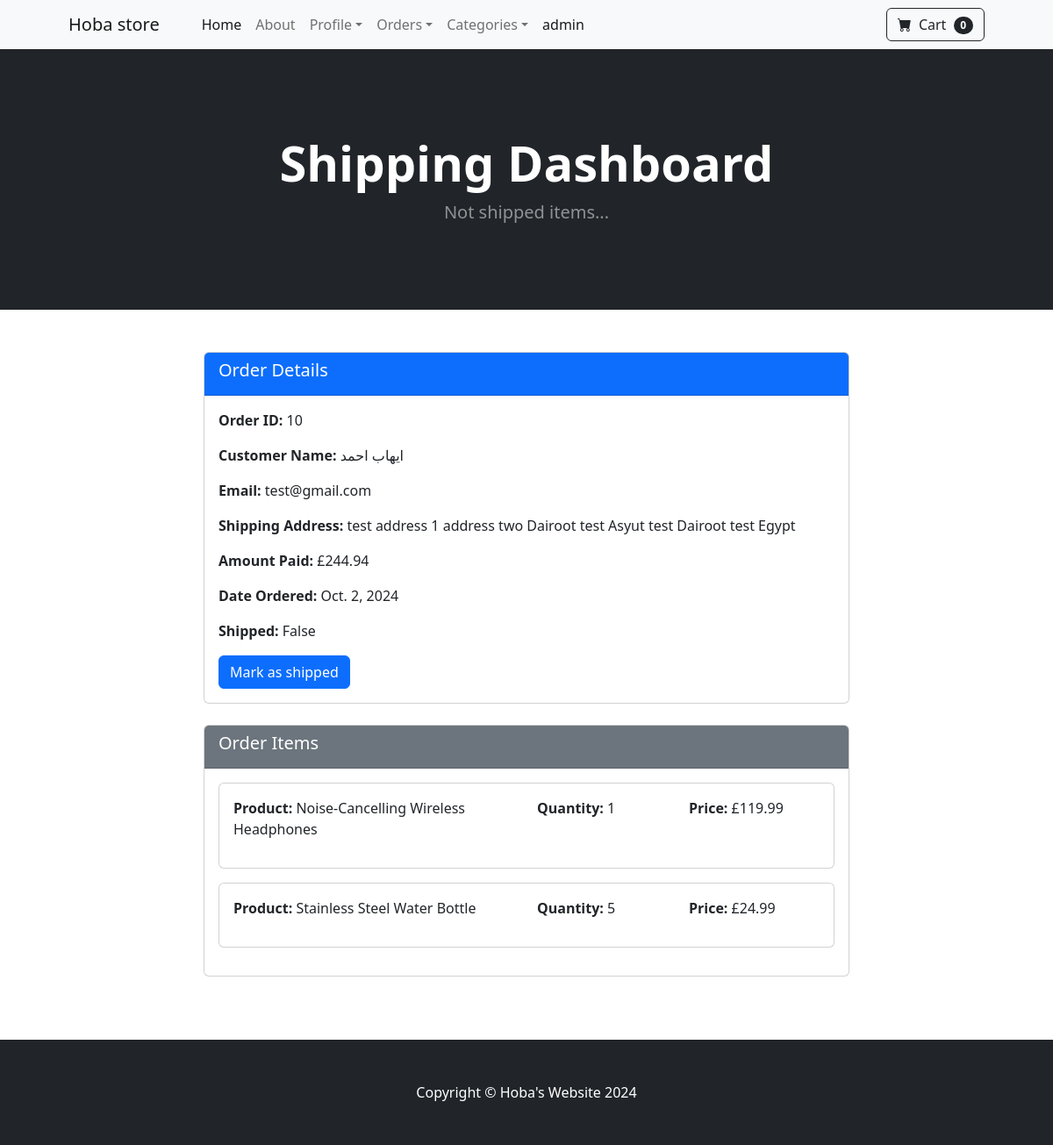
/payment/orders/10 (signed in), run on an earlier commit of the app's database.
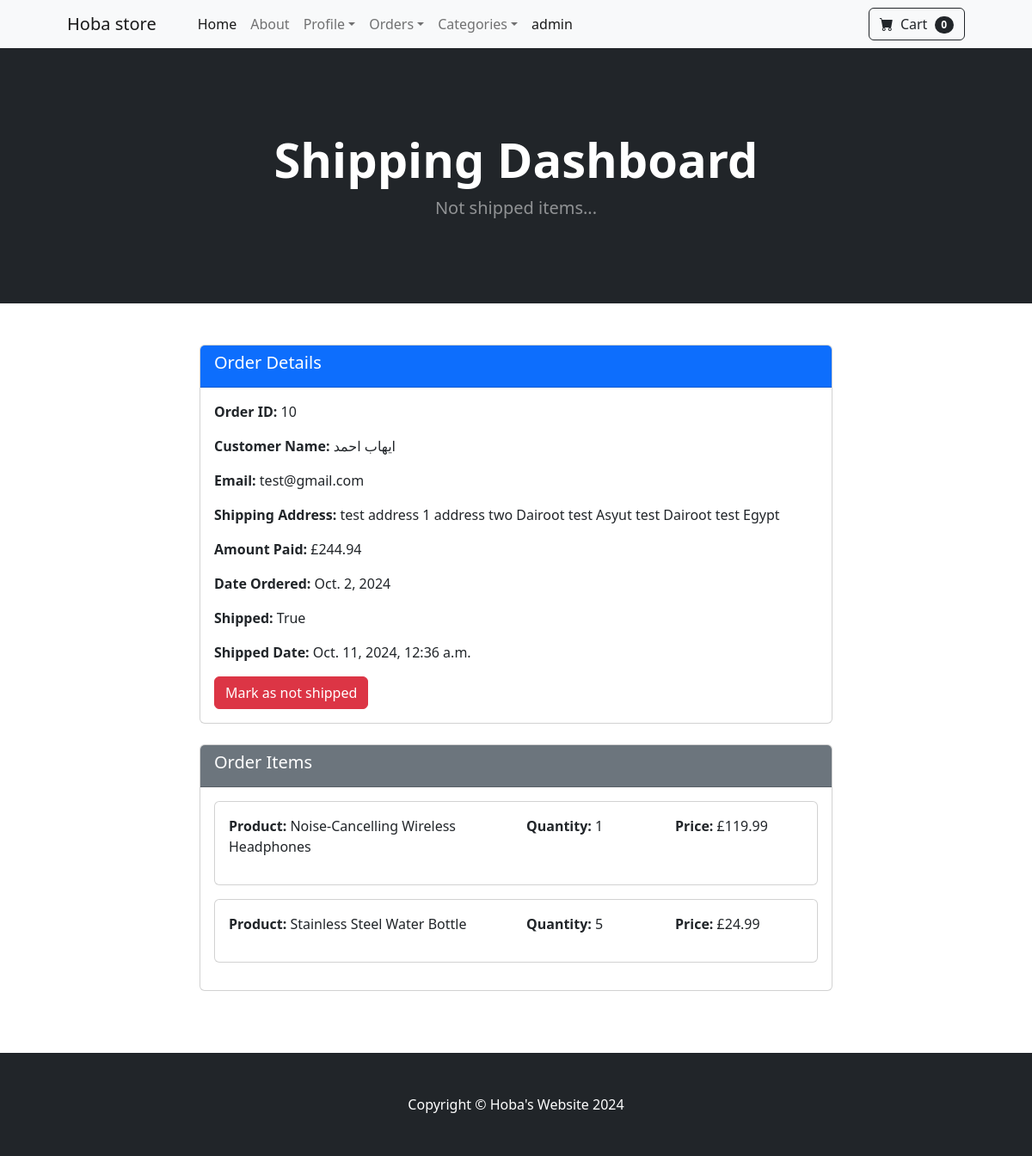
And on a later commit of the database.
### payment/models.py (models this page shows, shortened)
class Order(models.Model):
    user = models.ForeignKey(User, on_delete=models.CASCADE, blank=True, null=True)
    full_name = models.CharField(max_length=260)
    email = models.EmailField(max_length=260)
    shipping_address = models.TextField(max_length=15000)
    amount_paid = models.DecimalField(max_digits=15, decimal_places=2)
    date_ordered = models.DateField(auto_now_add=True)
    shipped = models.BooleanField(default=False)
    shipped_date = models.DateTimeField(blank=True, null=True)

### payment/views.py (the view, shortened to what this page needs)
# urls.py: path('orders/<int:pk>', views.orders, name='orders'),
def orders(request, pk):
    if request.user.is_authenticated and request.user.is_superuser:
        order = Order.objects.get(id=pk)
        items = OrderItem.objects.filter(order=pk)
        return render(request, "orders.html", {'order': order, 'items': items})
    else:
        messages.error(request, 'Access Denied')
        return redirect('home')

### cart/cart.py (called while the page is built)
    def __len__(self):
        return len(self.cart)

### cart/context_processors.py (called while the page is built)
def cart(request):
    return {'cart': Cart(request)}

### payment/templates/orders.html (shortened to what this page needs)
{% extends "base.html" %}
{% block content %}
<header class="bg-dark py-5 mb-5">
    <div class="container px-4 px-lg-5 my-5">
        <div class="text-center text-white">
            <h1 class="display-4 fw-bolder">Shipping Dashboard</h1>
            <p class="lead fw-normal text-white-50 mb-0">Not shipped items...</p>
        </div>
    </div>
</header>
<div class="container">
    <div class="row justify-content-center">
        <div class="col-lg-8">
            <div class="card mb-4">
                <div class="card-header bg-primary text-white">
                    <h5 class="card-title">Order Details</h5>
                </div>
                <div class="card-body">
                    <p><strong>Order ID:</strong> {{ order.id }}</p>
                    <p><strong>Customer Name:</strong> {{ order.full_name }}</p>
                    <p><strong>Email:</strong> {{ order.email }}</p>
                    <p><strong>Shipping Address:</strong> {{ order.shipping_address }}</p>
                    <p><strong>Amount Paid:</strong> £{{ order.amount_paid }}</p>
                    <p><strong>Date Ordered:</strong> {{ order.date_ordered }}</p>
                    <p><strong>Shipped:</strong> {{ order.shipped }}</p>
                    {% if order.shipped %}
                    <p><strong>Shipped Date:</strong> {{ order.shipped_date }}</p>
                    <form method ='POST'>
                        <button type='submit' class='btn btn-danger'> Mark as not shipped</button>
                    </form>
                    {% else %}
                    <form method='POST'>
                        <button type='submit' class='btn btn-primary'>Mark as shipped</button>
                    </form>
                    {% endif %}
                </div>
            </div>
            <div class="card mb-4">
                <div class="card-header bg-secondary text-white">
                    <h5 class="card-title">Order Items</h5>
                </div>
                <div class="card-body">
                    {% for item in items %}
                    <div class="card mb-3">
                        <div class="card-body">
                            <div class="row">
                                <div class="col-md-6">
                                    <p><strong>Product:</strong> {{ item.product.product_name }}</p>
                                </div>
                                <div class="col-md-3">
                                    <p><strong>Quantity:</strong> {{ item.quantity }}</p>
                                </div>
                                <div class="col-md-3 text-right">
                                    <p><strong>Price:</strong> £{{ item.price }}</p>
                                </div>
                            </div>
                        </div>
                    </div>
                    {% endfor %}
                </div>
            </div>
        </div>
    </div>
</div>
{% endblock content %}

What changed in the data, as far as the page shows it:
changed Order "ايهاب احمد": shipped "False" → "True"; shipped_date (not shown) → "Oct. 11, 2024, 12:36 a.m."
Also different on the page:
text no longer shown: "Mark as shipped"
text now shown: "Shipped Date: Mark as not shipped"
